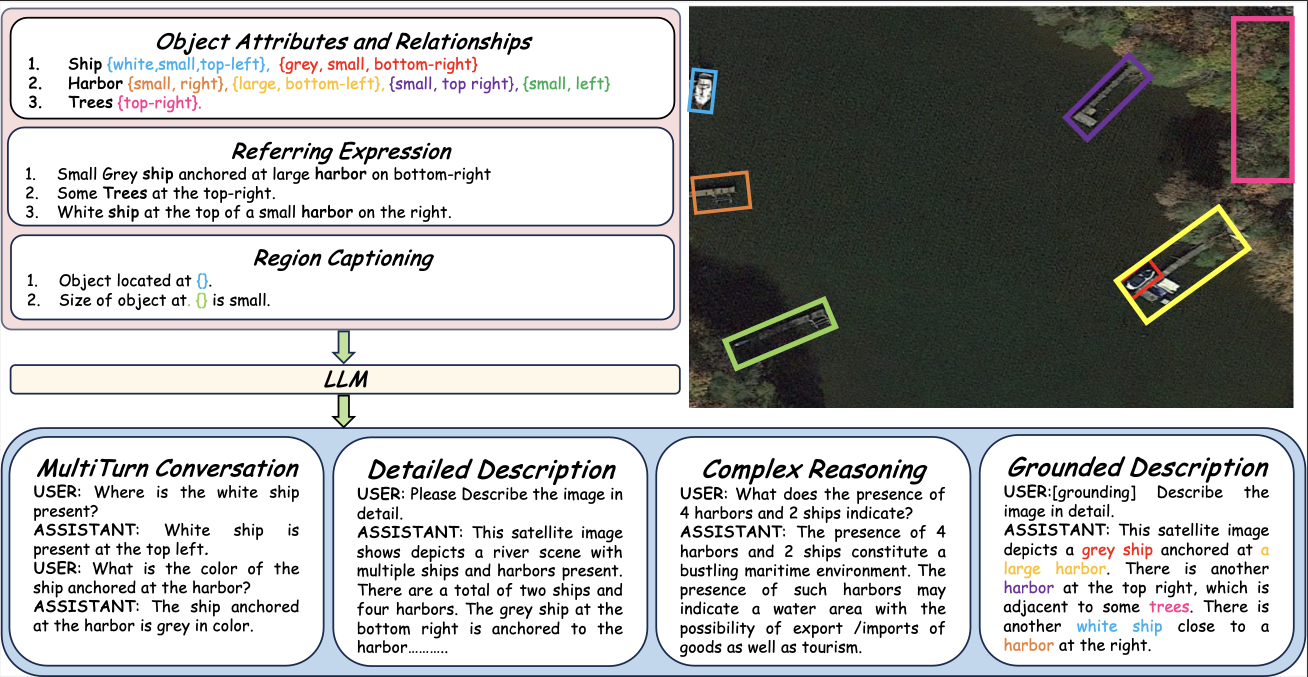
#> input picture images/dataset.png, 2616 x 1354 px, given as the content of the folder datasets/RSVQA_LR/Images_LR, which was not available (shown at 1/2 size)
$ python generate_figures.py
#> lines starting #> are read from the running program, lines starting #| are printed output that depends on the picture; pictures that were not available may be replaced by others from this repository, and a replacement may not be noted
"""
Generate paper figures for imgs/ folder.

Figures produced:
  imgs/RSVQA.jpg      - RSVQA LR + HR sample grid
  imgs/AID.jpg        - AID two visually similar classes (viaduct vs bridge)
  imgs/tool_gallery.jpg - 5-panel figure: orig / crop / rotate / contrast / edge
  imgs/qualitative_grid.jpg - Multi-scene GeoAgent step-by-step qualitative grid

Run from project root:
  python scripts/generate_figures.py --model-path ./checkpoints/GeoChat
"""

import argparse
import os
import warnings
warnings.filterwarnings("ignore")

from PIL import Image, ImageDraw, ImageFont
import numpy as np


# ---------------------------------------------------------------------------
# Utility helpers
# ---------------------------------------------------------------------------

def add_label(img: Image.Image, text: str, font_size: int = 18) -> Image.Image:
    """Add a white text label in the top-left corner of an image."""
    img = img.copy().convert("RGB")
    draw = ImageDraw.Draw(img)
    try:
        font = ImageFont.truetype("arial.ttf", font_size)
    except Exception:
        font = ImageFont.load_default()
    draw.rectangle([0, 0, img.width, font_size + 6], fill=(0, 0, 0))
    draw.text((4, 2), text, fill=(255, 255, 255), font=font)
    return img


def hstack(images, gap=4, bg=(255, 255, 255)):
    h = max(i.height for i in images)
    w = sum(i.width for i in images) + gap * (len(images) - 1)
    out = Image.new("RGB", (w, h), bg)
    x = 0
    for img in images:
        out.paste(img, (x, 0))
        x += img.width + gap
    return out


def vstack(images, gap=4, bg=(255, 255, 255)):
    w = max(i.width for i in images)
    h = sum(i.height for i in images) + gap * (len(images) - 1)
    out = Image.new("RGB", (w, h), bg)
    y = 0
    for img in images:
        out.paste(img, (0, y))
        y += img.height + gap
    return out


def resize_to_height(img: Image.Image, h: int) -> Image.Image:
    ratio = h / img.height
    return img.resize((int(img.width * ratio), h), Image.LANCZOS)


# ---------------------------------------------------------------------------
# Figure 1: RSVQA sample grid
# ---------------------------------------------------------------------------

def make_rsvqa_figure(
    lr_image_folder="datasets/RSVQA_LR/Images_LR",
    hr_image_folder="datasets/RSVQA_HR/Images",
    out_path="imgs/RSVQA.jpg",
    n_samples=3,
    thumb_size=200,
):
#> called with lr_image_folder = 'datasets/RSVQA_LR/Images_LR', hr_image_folder = 'datasets/RSVQA_HR/Images', out_path = 'imgs/RSVQA.jpg', n_samples = 3, thumb_size = 200
    lr_imgs, hr_imgs = [], []

    for folder, store in [(lr_image_folder, lr_imgs), (hr_image_folder, hr_imgs)]:
        files = [f for f in os.listdir(folder) if f.lower().endswith((".tif", ".jpg", ".png"))]
        files.sort()
        for fname in files[:n_samples]:
            img = Image.open(os.path.join(folder, fname)).convert("RGB")
            img = img.resize((thumb_size, thumb_size), Image.LANCZOS)
#> img: PIL image 200x200 RGB
            store.append(img)

    if not lr_imgs or not hr_imgs:
        print("RSVQA: missing images, skipping")
        return

    lr_row = hstack([add_label(im, f"LR {i+1}") for i, im in enumerate(lr_imgs)])
#> in hstack, `h = max(i.height for i in images)`: h = 200
#> in hstack, `out = Image.new("RGB", (w, h), bg)`: out: PIL image 200x200 RGB; every value is 255
#> the loop in hstack, `for img in images:` made 1 pass
#> x on pass 1: 204
#> after the loop in hstack, `for img in images:`: x = 204
    hr_row = hstack([add_label(im, f"HR {i+1}") for i, im in enumerate(hr_imgs)])
#> call 4 of add_label, with text = 'HR 3', font_size = 18
#> in add_label (call 4), `img = img.copy().convert("RGB")`:
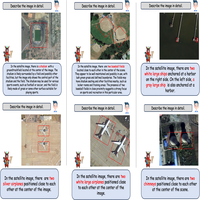
#> img: PIL image 200x200 RGB; mean R, G, B 189.9, 189.6, 190.5
#> call 2 of hstack, with gap = 4, bg = (255, 255, 255)
#> in hstack (call 2), `w = sum(i.width for i in images) + gap * (len(images) - 1)`: w = 608
#> in hstack (call 2), `out = Image.new("RGB", (w, h), bg)`: out: PIL image 608x200 RGB; every value is 255
#> the loop in hstack (call 2), `for img in images:` made 3 passes
#> x on passes 1 to 3: 204, 408, 612
#> after the loop in hstack (call 2), `for img in images:`:
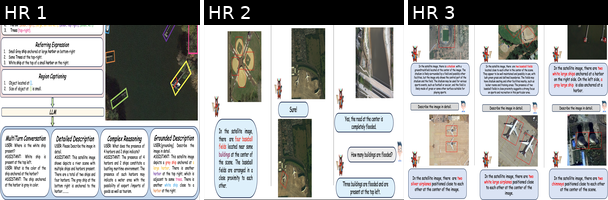
#> out: PIL image 608x200 RGB; mean R, G, B 166, 166.7, 165.8
#> after the loop in hstack (call 2), `for img in images:`: x = 612
    combined = vstack([lr_row, hr_row], gap=6)
#> in vstack, `out = Image.new("RGB", (w, h), bg)`: out: PIL image 608x406 RGB; every value is 255
#> after the loop in vstack, `for img in images:`:
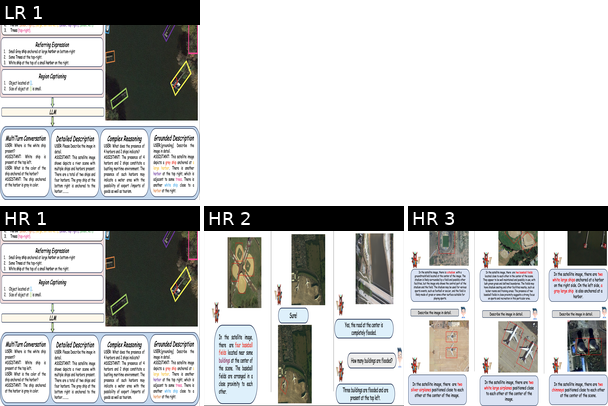
#> out: PIL image 608x406 RGB; mean R, G, B 195.1, 195.6, 195.1
#> after the loop in vstack, `for img in images:`: y = 412
    os.makedirs(os.path.dirname(out_path), exist_ok=True)
    combined.save(out_path, quality=92)
    print(f"Saved {out_path}")


# ---------------------------------------------------------------------------
# Figure 2: AID – viaduct vs bridge
# ---------------------------------------------------------------------------

def make_aid_figure(
    aid_folder="datasets/AID",
    out_path="imgs/AID.jpg",
    thumb_size=280,
):
#> called with aid_folder = 'datasets/AID', out_path = 'imgs/AID.jpg', thumb_size = 280
    pairs = [("Viaduct", "viaduct"), ("Bridge", "bridge")]
    panels = []
    for label, cls in pairs:
        cls_dir = os.path.join(aid_folder, cls.capitalize())
        if not os.path.isdir(cls_dir):
            # try case-insensitive search
            for d in os.listdir(aid_folder):
                if d.lower() == cls.lower():
                    cls_dir = os.path.join(aid_folder, d)
                    break
        files = sorted(os.listdir(cls_dir))
        img = Image.open(os.path.join(cls_dir, files[0])).convert("RGB")
        img = img.resize((thumb_size, thumb_size), Image.LANCZOS)
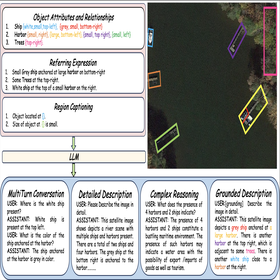
#> img: PIL image 280x280 RGB; mean R, G, B 174, 174.5, 173.5
        panels.append(add_label(img, label, font_size=20))

    combined = hstack(panels, gap=8)
#> call 3 of hstack, with gap = 8, bg = (255, 255, 255)
#> in hstack (call 3), `h = max(i.height for i in images)`: h = 280
#> in hstack (call 3), `w = sum(i.width for i in images) + gap * (len(images) - 1)`: w = 568
#> in hstack (call 3), `out = Image.new("RGB", (w, h), bg)`: out: PIL image 568x280 RGB; every value is 255
#> the loop in hstack (call 3), `for img in images:` made 2 passes
#> x on passes 1 to 2: 288, 576
#> after the loop in hstack (call 3), `for img in images:`:
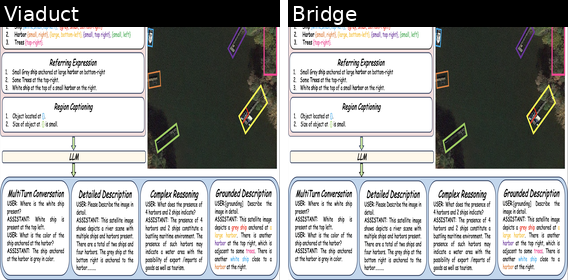
#> out: PIL image 568x280 RGB; mean R, G, B 161.8, 162.6, 161.9
#> after the loop in hstack (call 3), `for img in images:`: x = 576
    os.makedirs(os.path.dirname(out_path), exist_ok=True)
    combined.save(out_path, quality=92)
    print(f"Saved {out_path}")


# ---------------------------------------------------------------------------
# Figure 3: Tool gallery – 5 panels from one image
# ---------------------------------------------------------------------------

def make_tool_gallery(
    source_image=None,
    out_path="imgs/tool_gallery.jpg",
    panel_size=256,
):
#> called with out_path = 'imgs/tool_gallery.jpg', panel_size = 256
    from PIL import ImageEnhance, ImageFilter

    if source_image is None:
        # Use first available demo image
        for fname in ["demo_images/04133.png", "demo_images/04444.png",
                      "demo_images/train_2956_0001.png"]:
            if os.path.exists(fname):
                source_image = fname
                break

    if source_image is None or not os.path.exists(source_image):
        print("Tool gallery: no source image found, skipping")
        return

    orig = Image.open(source_image).convert("RGB")
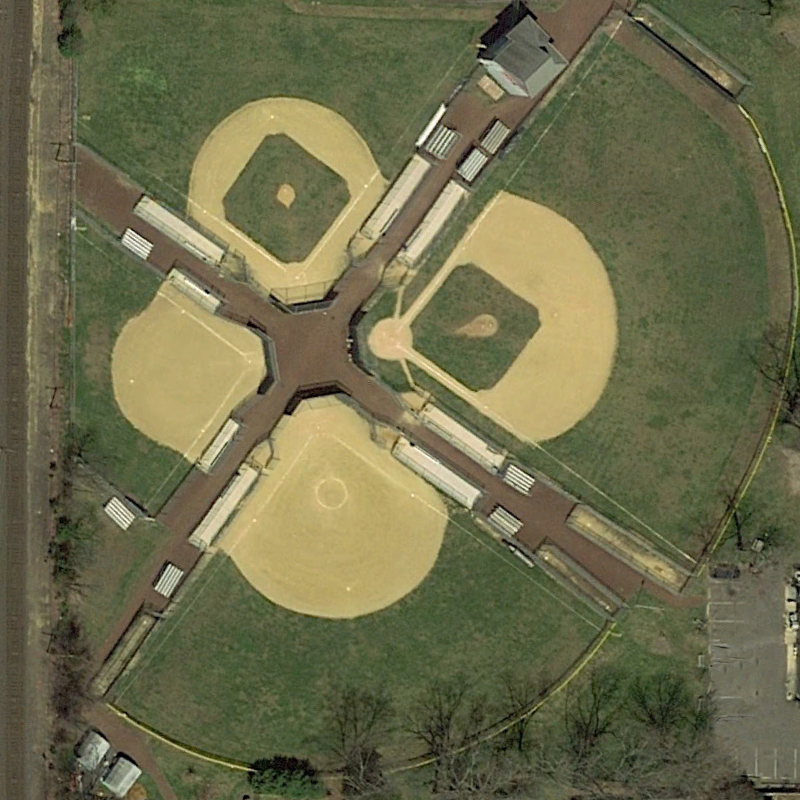
#> input picture demo_images/04133.png, 800 x 800 px
#> orig is the input picture: PIL image 800x800 RGB; mean R, G, B 109.3, 108.3, 75.8
    orig_sq = orig.resize((panel_size, panel_size), Image.LANCZOS)

    # (a) Original
    pa = add_label(orig_sq.copy(), "(a) Original", 16)

    # (b) Crop – centre 60%
    w, h = orig_sq.size
#> w = 256; h = 256
    cx, cy = int(0.2 * w), int(0.2 * h)
#> cx = 51; cy = 51
    cropped = orig_sq.crop((cx, cy, w - cx, h - cy)).resize((panel_size, panel_size), Image.LANCZOS)
    pb = add_label(cropped, "(b) Crop", 16)

    # (c) Rotate 90°
    rotated = orig_sq.rotate(-90, expand=False)
    pc = add_label(rotated, "(c) Rotate 90°", 16)

    # (d) Contrast ×2.5
    enhanced = ImageEnhance.Contrast(orig_sq).enhance(2.5)
    pd = add_label(enhanced, "(d) Contrast ×2.5", 16)

    # (e) Edge detection
    edges = orig_sq.convert("RGB").filter(ImageFilter.FIND_EDGES)
    pe = add_label(edges, "(e) Edge Detection", 16)

    row = hstack([pa, pb, pc, pd, pe], gap=6)
#> call 4 of hstack, with gap = 6, bg = (255, 255, 255)
#> in hstack (call 4), `out = Image.new("RGB", (w, h), bg)`: out: PIL image 1304x256 RGB; every value is 255
#> after the loop in hstack (call 4), `for img in images:`:
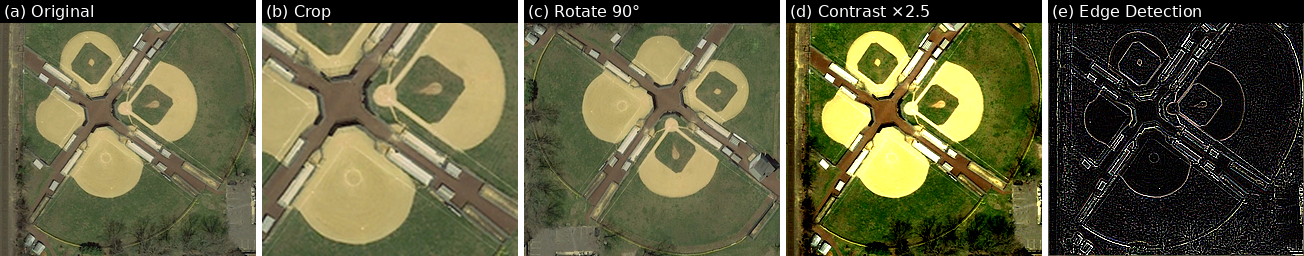
#> out: PIL image 1304x256 RGB; mean R, G, B 95, 93.7, 62.1
#> after the loop in hstack (call 4), `for img in images:`: x = 1310
    os.makedirs(os.path.dirname(out_path), exist_ok=True)
    row.save(out_path, quality=92)
    print(f"Saved {out_path}")


# ---------------------------------------------------------------------------
# Figure 4: Qualitative multi-scene grid (no model needed – just dataset samples)
# ---------------------------------------------------------------------------

def make_qualitative_grid(
    aid_folder="datasets/AID",
    ucmerced_folder="datasets/UCMerced/UCMerced_LandUse/Images",
    out_path="imgs/qualitative_grid.jpg",
    thumb_size=200,
):
    """3×2 grid of diverse scene types with class labels."""
    scenes = [
        (aid_folder, "Airport"),
        (aid_folder, "Beach"),
        (aid_folder, "Forest"),
        (ucmerced_folder, "agricultural"),
        (ucmerced_folder, "beach"),
        (ucmerced_folder, "buildings"),
    ]

    panels = []
    for base, cls in scenes:
        cls_dir = None
        for d in os.listdir(base):
            if d.lower() == cls.lower():
                cls_dir = os.path.join(base, d)
                break
        if cls_dir is None:
            continue
        files = sorted(os.listdir(cls_dir))
        if not files:
            continue
        img = Image.open(os.path.join(cls_dir, files[0])).convert("RGB")
        img = img.resize((thumb_size, thumb_size), Image.LANCZOS)
        panels.append(add_label(img, cls.capitalize(), 16))

    if not panels:
        print("Qualitative grid: no images found")
        return

    rows = [hstack(panels[i:i+3], gap=6) for i in range(0, len(panels), 3)]
    combined = vstack(rows, gap=6)
    os.makedirs(os.path.dirname(out_path), exist_ok=True)
    combined.save(out_path, quality=92)
    print(f"Saved {out_path}")


# ---------------------------------------------------------------------------
# Main
# ---------------------------------------------------------------------------

if __name__ == "__main__":
    parser = argparse.ArgumentParser()
    parser.add_argument("--model-path", type=str, default=None,
                        help="GeoChat model path (not needed for static figures)")
    args = parser.parse_args()

    os.chdir(os.path.dirname(os.path.dirname(os.path.abspath(__file__))))

    print("=== Generating paper figures ===")
    make_rsvqa_figure()
    make_aid_figure()
    make_tool_gallery()
    make_qualitative_grid()
    print("=== Done ===")
